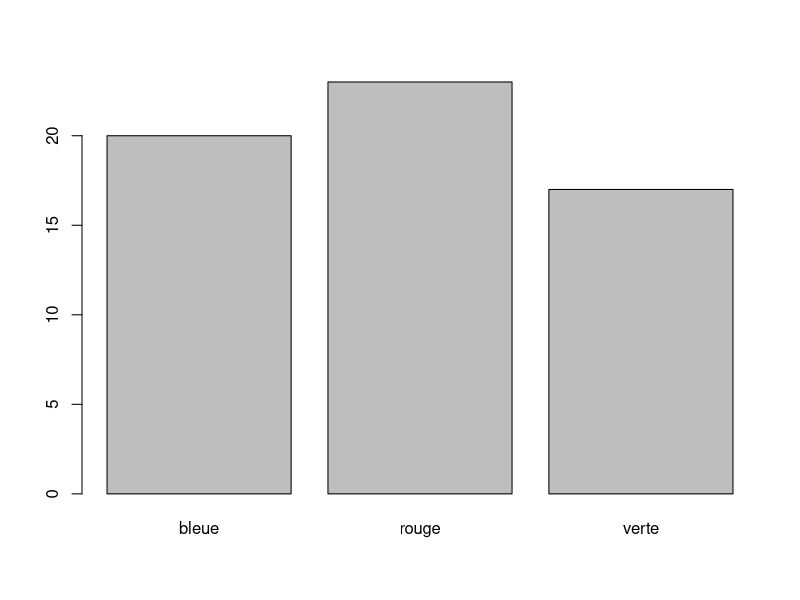

Write the R code that produced this figure.
## ---- chunk 1
set.seed(1289)                         ## Reproductibilité

urne <- c(rep("rouge", 100),           ## 100 boules rouges
          rep("bleue", 100),           ## 100 boules bleues
          rep("verte", 100))           ## 100 boules vertes 

n_exp <- 60                            ## Nombre de fois où je fais l'expérience

echantillon <- sample(urne,            ## échantillonne les boules
                      n_exp,           ## n_exp fois
                      replace = FALSE) ## sans remise
## ---- chunk 2
res <- table(echantillon)             ## Résumé de l'échantillon
res
## ---- chunk 3
barplot(res)                          ## Diagramme en bar
